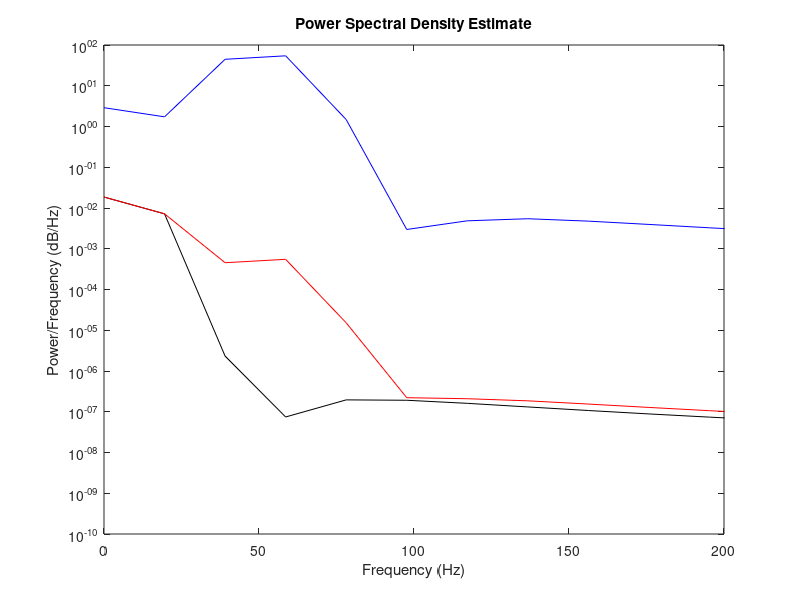

Here is the MATLAB script that generated this plot: (Note: this script raises an error after producing the figure.)
clear; close all;
% parameters 
dt = 1e-4;%time step
t = 0:dt:5;%time vector
f = 2;%frquency of sine wave
fn = 50;%frequency of noise
sigma = 0.2;%amplitude of noise
% generate a test signal
y = sin(2*pi*f*t);
% calculate time derivative
dydt = (y(3:end) - y(1:end-2))/(2*dt);%3-pont differentiation see: https://prog-you.com/numerical_diff/#i-2

% add noise
yn = y + sigma*sin(2*pi*fn*t);%Noise added
dyndt = (yn(3:end) - yn(1:end-2))/(2*dt);

% calculate powerspctrum
% Compute the power spectral density using pwelch
% window = hann(256);
% noverlap = 128;
% nfft = 1024;
fs = 1/dt;
[Py, fy] = pwelch(y, [], [], [], fs);
[Pyn, fyn] = pwelch(yn, [], [], [], fs);
[Pdyn, fdyn] = pwelch(dyndt, [], [], [], fs);

% Plot the power spectral density
figure;
plot(fy, Py,'k');
hold on
plot(fyn,Pyn,'r')
plot(fdyn,Pdyn,'b')
xlabel('Frequency (Hz)');
ylabel('Power/Frequency (dB/Hz)');
title('Power Spectral Density Estimate');
set(gca,'xlim',[0 200],'yscale','log')

% plot signals
figure
tiledlayout(2,2)
nexttile
plot(t,y)
title('Original signal')
set(gca,'YLim',[-1.5 1.5])
nexttile
plot(t,yn)
title('Signal plus noise')
set(gca,'YLim',[-1.5 1.5])
nexttile
plot(t(2:end-1),dydt)
%hold on
%plot(t, 2*pi*f*cos(2*pi*f*t))
title('Time derivative of original signal')
set(gca,'YLim',[-15 15])
nexttile
plot(t(2:end-1),dyndt)
title('Time derivative of noisy signal')
set(gca,'YLim',[-15 15])
